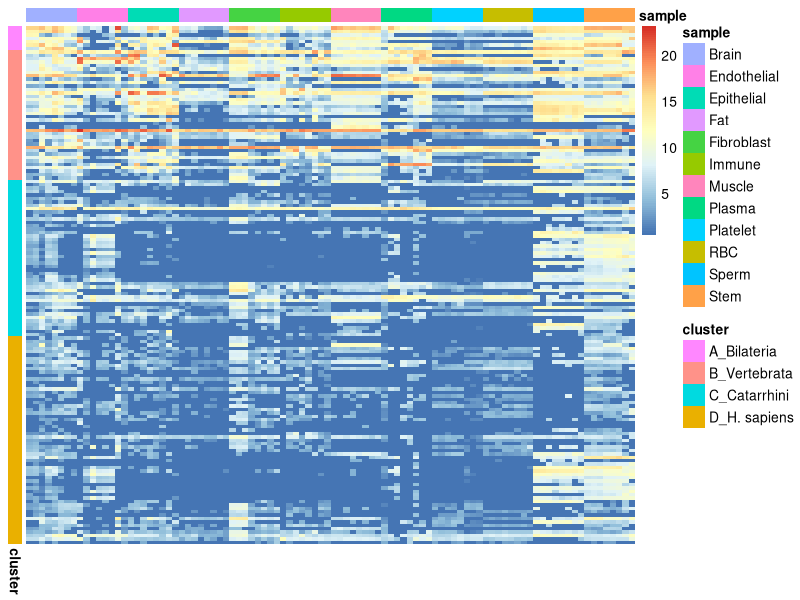

Write R code to recreate this figure.
library(pheatmap)
library("dplyr")

# Load DESeq2 VST normalized data
data2 <- read.delim("heatmap_Evolution_deseq2data_subset.txt", header=T, row.names="miRNA")
data_subset <- data2[2:ncol(data2)]

# miRNA and locus information
my_gene_col <- read.delim("heatmapMetadataEvolution.txt", header=T, row.names="miRNA")

# Sample and cell class information
my_sample_col <- read.delim("class_evolution_subset.txt", header=T, row.names="miRNA")

# Select required cell class
required_data <- c("Stem", "Immune","Platelet","Endothelial","RBC","Epithelial","Brain","Plasma","Sperm","Fat","Fibroblast","Muscle")

# Sub select the data 
my_sample_col_subset <- my_sample_col %>% filter((sample %in% required_data))
my_sample_col_subset <-my_sample_col_subset[order(my_sample_col_subset$sample),,drop=FALSE]
data_subset <- data_subset[, rownames(my_sample_col_subset)]
data_subset2 = data_subset[,(colnames(data_subset) %in% rownames(my_sample_col_subset))]

# Plot pretty heatmap
pheatmap(data_subset2, annotation_row = my_gene_col, annotation_col = my_sample_col_subset, cluster_rows  = FALSE, cluster_cols  = F, show_rownames=F, show_colnames=F)
